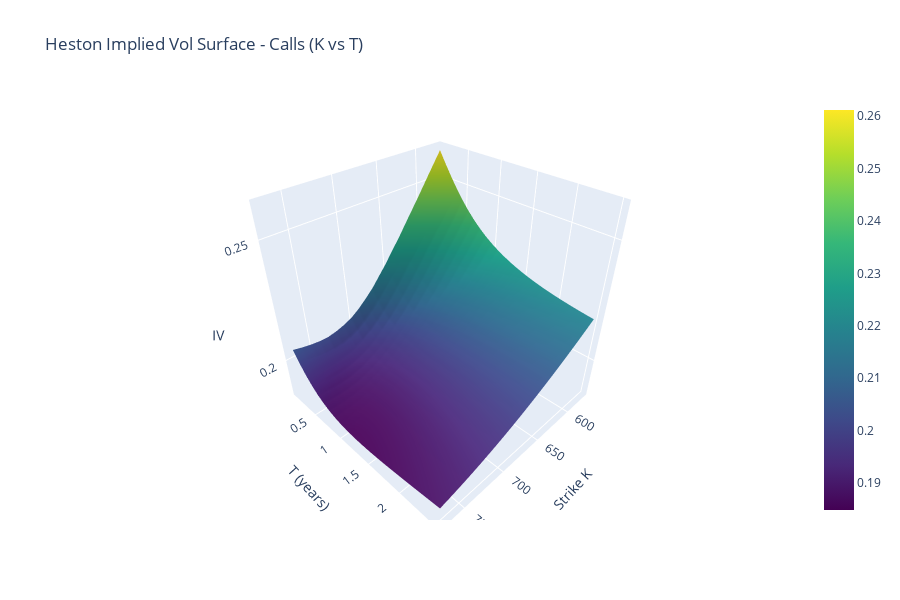

The notebook cell this image was saved under:
### Code cell
# IV surface in (K, T) for a fixed spot
K_grid = np.linspace(S0_ref - 100.0, S0_ref + 100.0, 21)
T_grid_K = np.arange(0.1, 2.6, 0.1)
iv_KT = np.zeros((len(T_grid_K), len(K_grid)))

with torch.no_grad():
    params_tensor = params_fin
    for i, T_val in enumerate(T_grid_K):
        K_vec = torch.tensor(K_grid, dtype=torch.float64, device=device)
        prices_t = carr_madan_call_torch(torch.tensor(S0_ref, dtype=torch.float64, device=device), r, 0.0, T_val, params_tensor, K_vec)
        prices = prices_t.cpu().numpy()
        for j, price_c in enumerate(prices):
            iv_KT[i, j] = implied_vol(price_c, S0_ref, float(K_grid[j]), T_val, r)

KK, TT_K = np.meshgrid(K_grid, T_grid_K)
fig_KT = go.Figure(data=[go.Surface(x=KK, y=TT_K, z=iv_KT, colorscale='Viridis')])
fig_KT.update_layout(
    title='Heston Implied Vol Surface - Calls (K vs T)',
    scene=dict(xaxis_title='Strike K', yaxis_title='T (years)', zaxis_title='IV'),
    width=900, height=600,
)
fig_KT.show()

### Figure 1 — Plotly figure (JSON) as saved in the notebook; plotly's stock layout.template omitted (floating-point values rounded to 4 significant figures; data arrays with more than 128 entries replaced by an {"elided": "..."} marker saying what was removed)
{"data": [{"colorscale": [[0, "#440154"], [0.1111, "#482878"], [0.2222, "#3e4989"], [0.3333, "#31688e"], [0.4444, "#26828e"], [0.5556, "#1f9e89"], [0.6667, "#35b779"], [0.7778, "#6ece58"], [0.8889, "#b5de2b"], [1, "#fde725"]], "type": "surface", "x": {"elided": "25x21 float values"}, "y": {"elided": "25x21 float values"}, "z": {"elided": "25x21 float values"}}], "layout": {"height": 600, "scene": {"xaxis": {"title": {"text": "Strike K"}}, "yaxis": {"title": {"text": "T (years)"}}, "zaxis": {"title": {"text": "IV"}}}, "title": {"text": "Heston Implied Vol Surface - Calls (K vs T)"}, "width": 900}}
